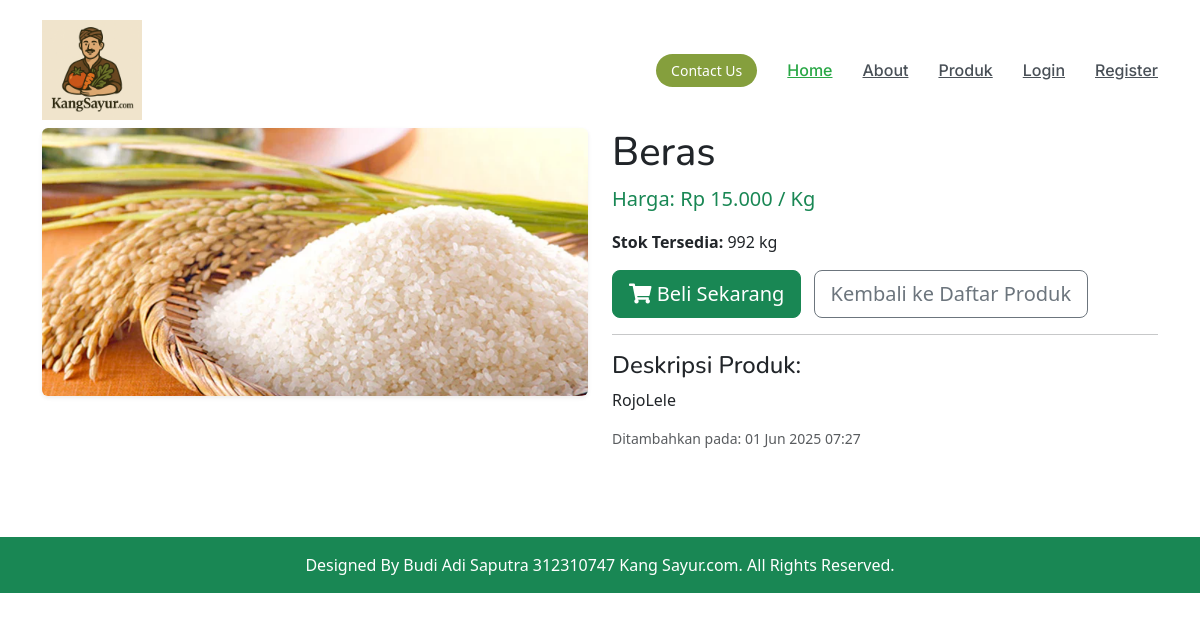
Screenshot of /sayuran/produk/detail_produk.php?id=13 with the database file from the repository.
### tables this page shows
CREATE TABLE `produk` (
  `id` int(11) NOT NULL,
  `name` varchar(255) NOT NULL,
  `description` text DEFAULT NULL,
  `price` decimal(10,2) NOT NULL,
  `stock` int(11) NOT NULL DEFAULT 0,
  `category_id` int(11) DEFAULT NULL,
  `seller_id` int(11) DEFAULT NULL,
  `image_url` varchar(255) DEFAULT NULL,
  `created_at` timestamp NOT NULL DEFAULT current_timestamp(),
  `status_persetujuan` enum('pending','approved','rejected') DEFAULT 'pending' COMMENT 'Status persetujuan produk oleh admin'
);

### sayuran/produk/detail_produk.php (the view, shortened to what this page needs)
<?php
$product = null;
$error_message = '';
$product_id = $_GET['id'];
try {
    $pdo = get_pdo_connection();
    $stmt = $pdo->prepare("SELECT id, name, description, price, stock, image_url, created_at FROM produk WHERE id = ? AND status_persetujuan = 'approved'");
    $stmt->execute([$product_id]);
    $product = $stmt->fetch(PDO::FETCH_ASSOC);
} catch (PDOException $e) {
    $error_message = "Terjadi kesalahan database: " . $e->getMessage();
}
include_once __DIR__ . '/../include/header.php';
?>
<div class="container mt-5">
    <?php if (!empty($error_message)): ?>
        <div class="alert alert-danger text-center" role="alert">
            <?php echo htmlspecialchars($error_message); ?>
            <p class="mt-2"><a href="produk.php" class="btn btn-primary">Kembali ke Daftar Produk</a></p>
        </div>
    <?php elseif ($product): ?>
        <div class="row">
            <div class="col-md-6 mb-4">
                <?php if (!empty($product['image_url'])): ?>
                    <img src="/sayuran/<?php echo htmlspecialchars($product['image_url']); ?>" class="img-fluid rounded shadow-sm" alt="<?php echo htmlspecialchars($product['name']); ?>">
                <?php else: ?>
                    <img src="/sayuran/assets/img/placeholder.png" class="img-fluid rounded shadow-sm" alt="Tidak ada gambar">
                <?php endif; ?>
            </div>
            <div class="col-md-6 mb-4">
                <h1><?php echo htmlspecialchars($product['name']); ?></h1>
                <p class="lead text-success">
                    <strong>Harga:</strong> Rp <?php echo number_format($product['price'], 0, ',', '.'); ?> / Kg
                </p>
                <p>
                    <strong>Stok Tersedia:</strong> <?php echo htmlspecialchars($product['stock']); ?> kg
                    <?php if ($product['stock'] > 0): ?>
                        <div class="mt-3">
                            <a href="beli_produk.php?id=<?php echo htmlspecialchars($product['id']); ?>" class="btn btn-success btn-lg">
                                <i class="fas fa-shopping-cart"></i> Beli Sekarang
                            </a>
                            <a href="produk.php" class="btn btn-outline-secondary btn-lg ms-2">Kembali ke Daftar Produk</a>
                        </div>
                    <?php else: ?>
                        <button class="btn btn-secondary btn-lg mt-3" disabled>Stok Habis</button>
                        <a href="produk.php" class="btn btn-outline-secondary btn-lg mt-3 ms-2">Kembali ke Daftar Produk</a>
                    <?php endif; ?>
                </p>
                <hr>
                <h4>Deskripsi Produk:</h4>
                <p><?php echo nl2br(htmlspecialchars($product['description'])); ?></p>
                <p class="text-muted small">Ditambahkan pada: <?php echo htmlspecialchars(date('d M Y H:i', strtotime($product['created_at']))); ?></p>
            </div>
        </div>
    <?php endif; ?>
</div>
<?php
include_once __DIR__ . '/../include/footer.php';
?>

### sayuran/assets/css/main.css (style rules this page uses)
:root { --default-font: "Roboto", system-ui, -apple-system, "Segoe UI", Roboto, "Helvetica Neue", Arial, "Noto Sans", "Liberation Sans", sans-serif, "Apple Color Emoji", "Segoe UI Emoji", "Segoe UI Symbol", "Noto Color Emoji"; --heading-font: "Nunito", sans-serif; --nav-font: "Inter", sans-serif; }
:root { --background-color: #ffffff; --default-color: #31511E; --heading-color: #88C273; --accent-color: #859F3D; --surface-color: #ffffff; --contrast-color: #ffffff; }
:root { --nav-color: #313336; --nav-hover-color: #859F3D; --nav-mobile-background-color: #ffffff; --nav-dropdown-background-color: #ffffff; --nav-dropdown-color: #313336; --nav-dropdown-hover-color: #859F3D; }
:root { scroll-behavior: smooth; }
body { color: var(--default-color); background-color: transparent; font-family: var(--default-font); padding-top: 80px; }
a { color: var(--accent-color); text-decoration: none; transition: 0.3s; }
h1, h2, h3, h4, h5, h6 { color: var(--heading-color); font-family: var(--heading-font); }

### rows the page displays
produk: image_url (picture), name "Beras", price "15.000", stock "992", description "RojoLele", created_at "01 Jun 2025 07:27"
